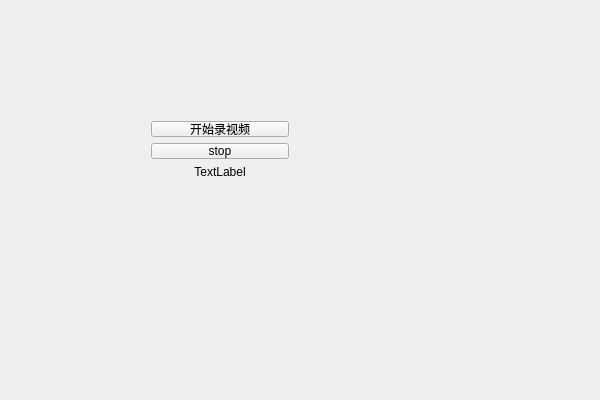
<?xml version="1.0" encoding="UTF-8"?>
<ui version="4.0">
 <class>MainWindowClass</class>
 <widget class="QWidget" name="MainWindowClass">
  <property name="geometry">
   <rect>
    <x>0</x>
    <y>0</y>
    <width>600</width>
    <height>400</height>
   </rect>
  </property>
  <property name="windowTitle">
   <string>MainWindow</string>
  </property>
  <widget class="QWidget" name="verticalLayoutWidget">
   <property name="geometry">
    <rect>
     <x>140</x>
     <y>110</y>
     <width>160</width>
     <height>80</height>
    </rect>
   </property>
   <layout class="QVBoxLayout" name="verticalLayout">
    <item>
     <widget class="QPushButton" name="playButton">
      <property name="text">
       <string>开始录视频</string>
      </property>
     </widget>
    </item>
    <item>
     <widget class="QPushButton" name="stopButton">
      <property name="text">
       <string>stop</string>
      </property>
     </widget>
    </item>
    <item>
     <widget class="QLabel" name="label">
      <property name="layoutDirection">
       <enum>Qt::LeftToRight</enum>
      </property>
      <property name="text">
       <string>TextLabel</string>
      </property>
      <property name="alignment">
       <set>Qt::AlignCenter</set>
      </property>
     </widget>
    </item>
   </layout>
  </widget>
 </widget>
 <layoutdefault spacing="6" margin="11"/>
 <resources>
  <include location="MainWindow.qrc"/>
 </resources>
 <connections/>
</ui>
